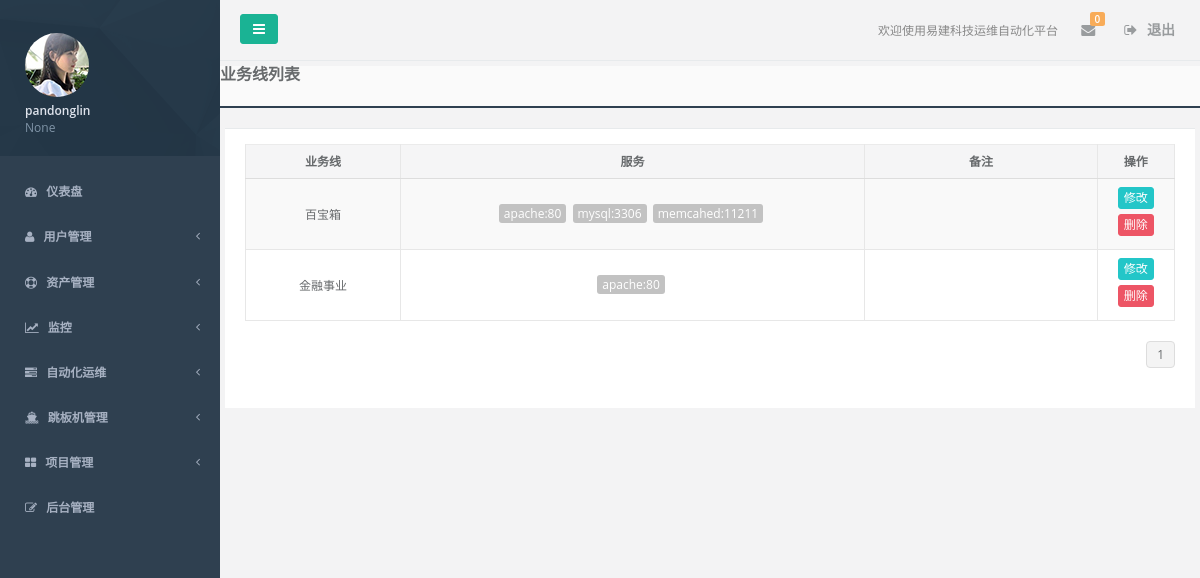
Before: /common/business_list/ (signed in) with the older database file.
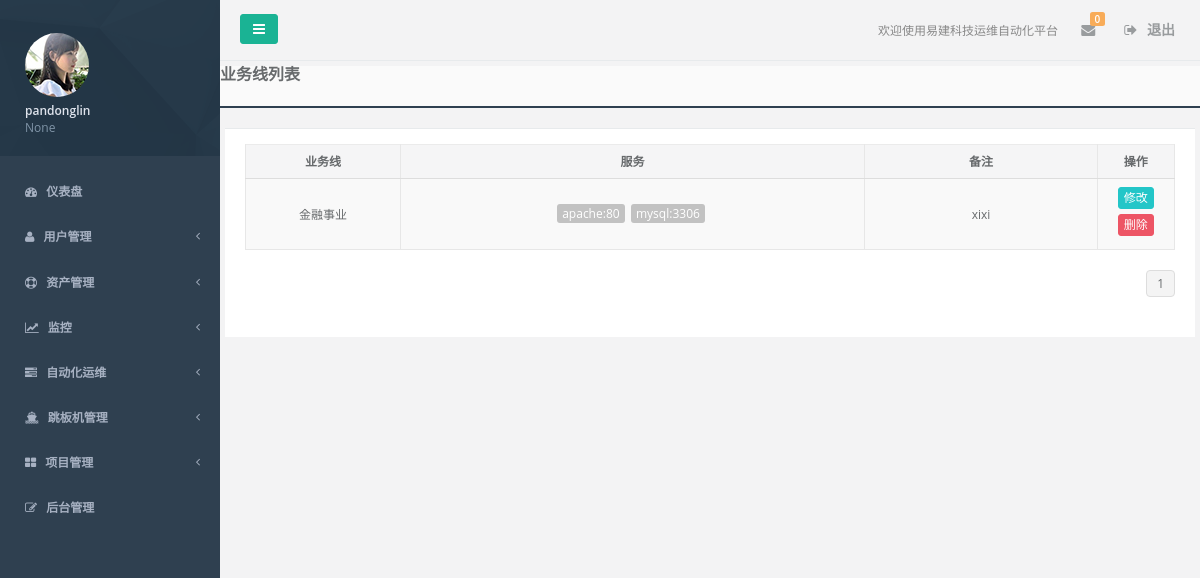
After: the same page with the newer database file.
### accounts/models.py (models this page shows, shortened)
class UserProfile(AbstractBaseUser):
    email = models.EmailField(
        verbose_name='email address',
        max_length=255,
        unique=True,
    )
    is_active = models.BooleanField(default=True)
    is_admin = models.BooleanField(default=False, verbose_name="管理员")
    name = models.CharField(max_length=32, verbose_name="姓名")
    token = models.CharField(max_length=128, blank=True, null=True, verbose_name='用户token')
    user_key = models.CharField(max_length=100, default=RandomCode.random_code(100), verbose_name='用户key')
    department = models.CharField(max_length=32, blank=True, null=True, verbose_name='部门')
    tel = models.CharField(max_length=32, blank=True, null=True, verbose_name='座机')
    mobile = models.CharField(max_length=32, blank=True, null=True, verbose_name='手机')
    role = models.ManyToManyField('Role')
    memo = models.TextField(blank=True, null=True, verbose_name='备注')
    USERNAME_FIELD = 'email'
    REQUIRED_FIELDS = ['name']
    objects = UserProfileManager()
    class Meta:
        verbose_name = '用户'
        verbose_name_plural = verbose_name

### assets/models.py (models this page shows, shortened)
class BusinessUnit(models.Model):
    service = models.ManyToManyField('Service')
    name = models.CharField(max_length=64, unique=True, verbose_name='业务线')
    memo = models.TextField(blank=True, null=True, verbose_name='备注')
    class Meta:
        verbose_name = '业务线'
        verbose_name_plural = verbose_name

class Service(models.Model):
    host = models.ManyToManyField('Host')
    name = models.CharField(max_length=64, verbose_name='服务名')
    port = models.IntegerField(verbose_name="端口")
    memo = models.TextField(blank=True, null=True, verbose_name='备注')
    class Meta:
        verbose_name = '服务'
        verbose_name_plural = verbose_name
        unique_together = ("name", "port")

### common/views.py (the view)
@login_required
def business_list(request):
    business_obj = models.BusinessUnit.objects.all()
    paginator = Paginator(business_obj, 10)
    page = request.GET.get('page')
    try:
        page_obj = paginator.page(page)
    except (InvalidPage, PageNotAnInteger):
        page_obj = paginator.page(1)
    except EmptyPage:
        page_obj = paginator.page(paginator.num_pages)
    return render(request, "common/business_list.html", locals())

### accounts/context_processors.py (called while the page is built)
def session_perm_list(request):
    return locals()

### pagination/templatetags/cust_pagination.py (called while the page is built)
@register.simple_tag
def guess_page(current_page, loop_num):
    offset = abs(current_page-loop_num)
    if offset < 3:
        if current_page == loop_num:
            page_ele = '''<li class="paginate_button active"><a href="?page=%s">%s</a></li>''' % (loop_num, loop_num)
        else:
            page_ele = '''<li class="paginate_button"><a href="?page=%s">%s</a></li>''' % (loop_num, loop_num)
        return format_html(page_ele)
    else:
        return ''

### templates/common/business_list.html (shortened to what this page needs)
{% extends 'base.html' %}
{% block content %}
    <div class="content-tabs">
        <h3><strong>业务线列表</strong></h3>
    </div>
    <div class="wrapper wrapper-content animated fadeInRight">
        <div class="ibox float-e-margins row">
            <div class="ibox-content">
                <form class="form-horizontal" action="" method="post">
                    <div id="replace">
                        <table class="table table-striped table-bordered table-hover">
                            <thead>
                            <tr>
                                <th class="text-center col-sm-2">业务线</th>
                                <th class="text-center">服务</th>
                                <th class="text-center col-sm-3">备注</th>
                                <th class="text-center col-sm-1">操作</th>
                            </tr>
                            </thead>
                            <tbody>
                            {% for item in page_obj %}
                                <tr class="gradeX" id="{{ item.id }}">
                                    <td class="text-center">{{ item.name }}</td>
                                    <td class="text-center" name="service">
                                        {% for i in item.service.all %}
                                            <span class="btn-xs btn-default">{{ i.name }}:{{ i.port }}</span>&nbsp
                                        {% endfor %}
                                    </td>
                                    <td class="text-center" name="memo">{{ item.memo }}</td>
                                    <td class="text-center">
                                        <a href="/common/business_update/{{ item.id }}/" class="btn btn-xs btn-info"
                                           target="_blank">修改</a>
                                        <button type="button" class="btn btn-xs btn-danger demo3">删除</button>
                                    </td>
                                </tr>
                            {% endfor %}
                            </tbody>
                        </table>
                        <div class="row">
                            <div class="col-sm-6">
                            </div>
                            {% include 'pagination/cust_pagination.html' %}
                        </div>
                    </div>
                </form>
            </div>
        </div>
    </div>
{% endblock %}

### templates/base.html (shortened to what this page needs)
<!DOCTYPE html>
<html lang="en">
<head>
    <link href="/static/css/bootstrap.min.css" rel="stylesheet">
    <link href="/static/css/font-awesome.min.css" rel="stylesheet">
    <link href="/static/css/animate.min.css" rel="stylesheet">
    <link href="/static/css/style.min.css" rel="stylesheet">
    <link href="/static/css/plugins/sweetalert/sweetalert.css" rel="stylesheet">
</head>
<body class="fixed-sidebar full-height-layout gray-bg" style="overflow:hidden">
<div id="wrapper">
    <nav class="navbar-default navbar-static-side" role="navigation">
        <div class="sidebar-collapse">
            <ul class="nav" id="side-menu">
                <li class="nav-header">
                    <div class="dropdown profile-element">
                        <span><img alt="image" class="img-circle" src="/static/img/profile_small.jpg"/></span>
                        <a data-toggle="dropdown" class="dropdown-toggle" href="#">
                                <span class="clear">
                                    <span class="block m-t-xs"><strong
                                            class="font-bold">{{ request.user.name }}</strong></span>
                                    <span class="text-muted text-xs block">{{ request.user.department }}</span>
                                </span>
                        </a>
                    </div>
                </li>
                {% include 'nav_left.html' %}
                <li style="height: 20px;">
                </li>
            </ul>
        </div>
    </nav>
    <div id="page-wrapper" class="gray-bg dashbard-1">
        {% include 'nav_right.html' %}
        {% block content %}
        {% endblock %}
    </div>
</div>
</body>
</html>

### templates/nav_left.html (shortened to what this page needs)
<li>
    <a href="/assets/dashboard/">
        <i class="fa fa-dashboard"></i>
        <span class="nav-label">仪表盘</span>
    </a>
</li>
<li class="userinfo">
    <a href="#">
        <i class="fa fa-user"></i>
        <span class="nav-label">用户管理</span>
        <span class="fa arrow"></span>
    </a>
</li>
<li class="assets">
    <a href="#">
        <i class="fa fa-support"></i>
        <span class="nav-label">资产管理</span>
        <span class="fa arrow"></span>
    </a>
</li>
<li class="monitor">
    <a href="#">
        <i class="fa fa-line-chart"></i>
        <span class="nav-label">监控</span>
        <span class="fa arrow"></span>
    </a>
</li>
<li class="autoops">
    <a href="#">
        <i class="fa fa-tasks"></i>
        <span class="nav-label">自动化运维</span>
        <span class="fa arrow"></span>
    </a>
</li>
<li class="fortress">
    <a href="#">
        <i class="fa fa-ship"></i>
        <span class="nav-label">跳板机管理</span>
        <span class="fa arrow"></span>
    </a>
</li>
<li class="business">
    <a href="#">
        <i class="fa fa-th-large"></i>
        <span class="nav-label">项目管理</span>
        <span class="fa arrow"></span>
    </a>
</li>
<li class="permission">
    <a href="/admin/" target="_blank">
        <i class="fa fa-edit"></i>
        <span class="nav-label">后台管理</span>
    </a>
</li>

### templates/nav_right.html (shortened to what this page needs)
<div class="border-bottom">
    <nav class="navbar navbar-static-top" role="navigation" style="margin-bottom: 0">
        <div class="navbar-header">
            <a class="navbar-minimalize minimalize-styl-2 btn btn-primary" href="#">
                <i class="fa fa-bars"></i>
            </a>
        </div>
        <ul class="nav navbar-top-links navbar-right">
            <li>
                <span class="m-r-sm text-muted welcome-message">欢迎使用易建科技运维自动化平台</span>
            </li>
            <li class="dropdown">
                <a class="dropdown-toggle count-info" data-toggle="dropdown" href="#">
                    <i class="fa fa-envelope"></i> <span class="label label-warning">0</span>
                </a>
            </li>
            <li>
                <a href="/accounts/logout/"><i class="fa fa-sign-out"></i> 退出</a>
            </li>
        </ul>
    </nav>
</div>

### templates/pagination/cust_pagination.html (shortened to what this page needs)
{% load cust_pagination %}
<div class="col-sm-6">
    <div class="dataTables_paginate paging_simple_numbers" id="editable_paginate">
        <ul class="pagination" style="margin-top: 0; float: right">
            {% for page_num in page_obj.paginator.page_range %}
                {% guess_page page_obj.number page_num %}
            {% endfor %}
        </ul>
    </div>
</div>

Changed rows visible on the page:
removed BusinessUnit: name "百宝箱", Service (name "apache", port "80"), Service (name "mysql", port "3306")
removed Service: name "memcahed", port "11211", shown under "百宝箱"
changed BusinessUnit "金融事业": gains Service (name "mysql", port "3306"); memo (not shown) → "xixi"
